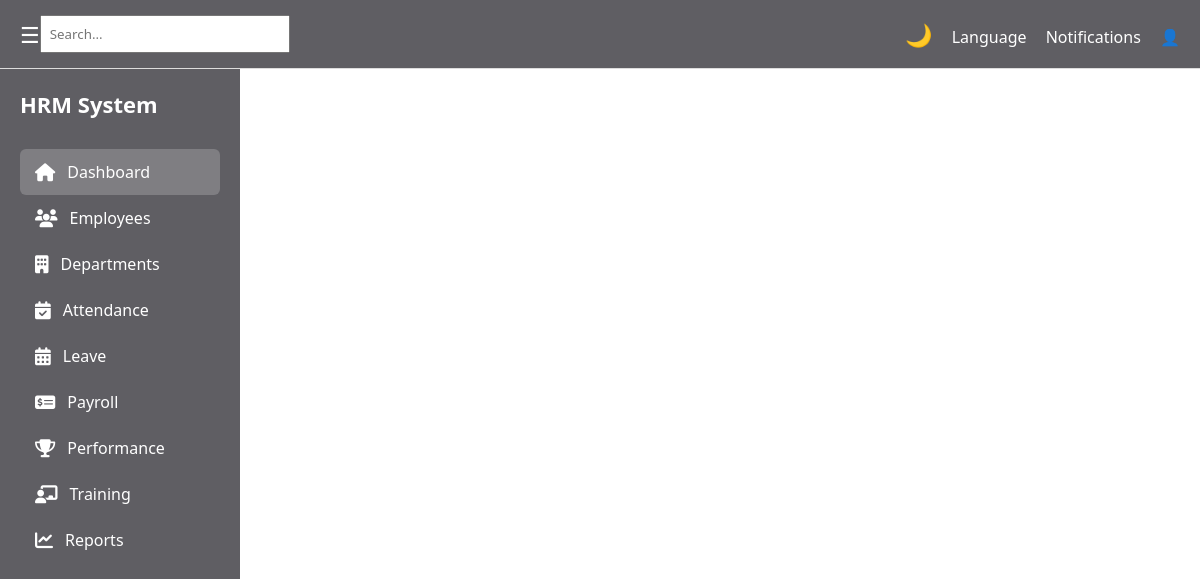
Page /hr/employees/ on the earlier database version.
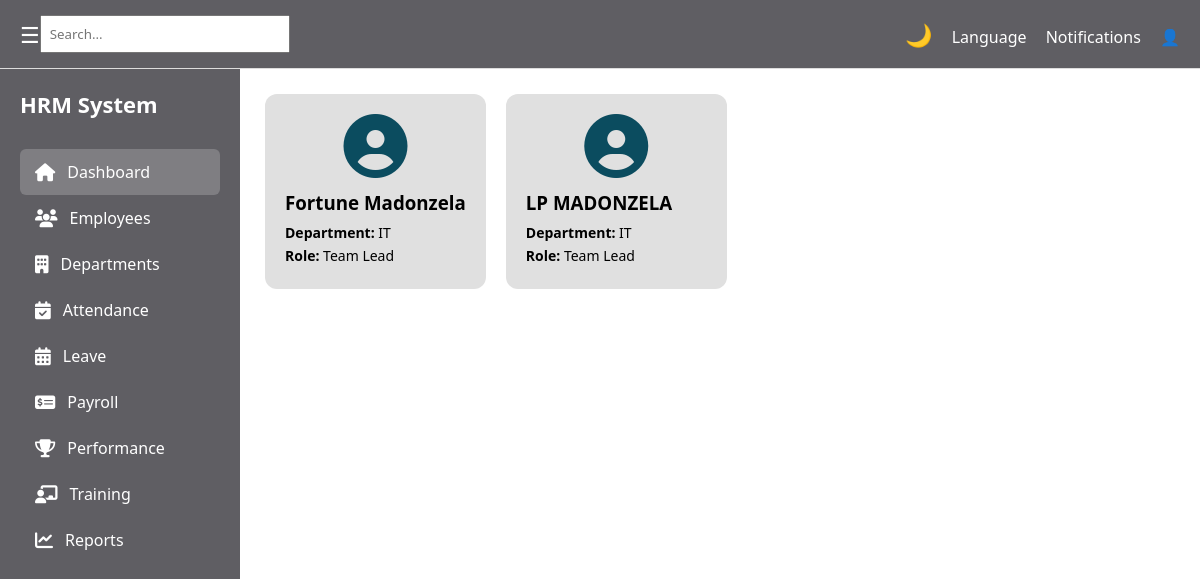
Same page on the later database version.
### hr/models.py (models this page shows, shortened)
class Employee(models.Model):
    user = models.OneToOneField(User, on_delete=models.CASCADE)
    department = models.ForeignKey(Department, on_delete=models.CASCADE)
    first_name = models.CharField(max_length=50)
    last_name = models.CharField(max_length=50)
    email = models.EmailField(unique=True)
    role = models.ForeignKey(Role, on_delete=models.CASCADE)
    date_joined = models.DateField(auto_now_add=True)

class Department(models.Model):
    name = models.CharField(max_length=100)
    description = models.TextField(blank=True)
    def __str__(self):
        return self.name

class Role(models.Model):
    name = models.CharField(max_length=100)
    description = models.TextField(blank=True)
    def __str__(self):
        return self.name

### hr/views.py (the view)
class EmployeesView(View):
    def get(self, request):
        template = loader.get_template('hr/pages/employees.html')
        employees = Employee.objects.all()
        context = {
            'employees': employees,
            'department_count': Department.objects.count(),
        }
        return HttpResponse(template.render(context, request))

### hr/templates/hr/pages/employees.html
{% extends "hr/base/base.html" %}
{% block content %}
<section class="content">
            <div class="employee-table">
               {% for employee in employees%}
                <div class="employee-card">
                    <div class="emp-photo">
                        <i class="fas fa-user-circle"></i>
                    </div>
                    <div class="emp-info">
                        <h3>{{employee.first_name}} {{employee.last_name}}</h3>
                        <p><strong>Department:</strong> {{employee.department}}</p>
                        <p><strong>Role:</strong> {{employee.role}}</p>
                    </div>
                </div>
                {% endfor %}
            </div>
        </section>
{% endblock %}

### hr/templates/hr/base/base.html (shortened to what this page needs)
{% load static %}
<!DOCTYPE html>
<html lang="en">
    <head>
        <link rel="stylesheet" href="https://cdnjs.cloudflare.com/ajax/libs/font-awesome/6.4.0/css/all.min.css">
        <link rel="stylesheet" href="{% static 'hr/css/style.css' %}">
    </head>
    <body>
        {% include 'hr/essentials/topbar.html' %}
     <div class="layout">
        {% include 'hr/essentials/sidebar.html' %}
        <div id="main" class="main-content">
                {% block content %}{% endblock %}
        </div>
    </div>
    </body>
</html>

### hr/templates/hr/essentials/topbar.html
<div class="topbar">
        <div class="left-top">
            <button class="toggle-btn" onclick="toggleSidebar()">☰</button>
            <input type="text" placeholder="Search...">
        </div>
    <div class="top-actions">
        <button class="mode-btn" onclick="toggleMode()">🌙</button>
        <span>Language</span>
        <span>Notifications</span>
        <span>👤</span>
    </div>
</div>

### hr/templates/hr/essentials/sidebar.html
<aside class="sidebar">
    <div class="logo">HRM System</div>
    <ul class="menu">
        <li class="active"><i class="fas fa-home"></i> <span class="menu-text"><a href="{% url 'dashboard' %}">Dashboard</a></span></li>
        <li><i class="fas fa-users"></i> <span class="menu-text"><a href="{% url 'employees' %}">Employees</a></span></li>
        <li><i class="fas fa-building"></i> <span class="menu-text"><a href="departments.html">Departments</a></span></li>
        <li><i class="fas fa-calendar-check"></i> <span class="menu-text"><a href="attendance.html">Attendance</a></span></li>
        <li><i class="fas fa-calendar-alt"></i> <span class="menu-text"><a href="{% url 'leave-list' %}">Leave</a></span></li>
        <li><i class="fas fa-money-check-alt"></i> <span class="menu-text"><a href="payroll.html">Payroll</a></span></li>
        <li><i class="fas fa-trophy"></i> <span class="menu-text"><a href="performance.html">Performance</a></span></li>
        <li><i class="fas fa-chalkboard-teacher"></i> <span class="menu-text"><a href="training.html">Training</a></span></li>
        <li><i class="fas fa-chart-line"></i> <span class="menu-text"><a href="reports.html">Reports</a></span></li>
    </ul>
</aside>

### hr/static/hr/css/style.css (style rules this page uses)
* { margin: 0; padding: 0; box-sizing: border-box; font-family: "Segoe UI", sans-serif; }
body { background: white; transition: background 0.3s, color 0.3s; }
.layout { display: flex; height: 100vh; }
.sidebar { width: 240px; background: rgb(95, 94, 99); padding: 20px; color: white; transition: width 0.3s ease, left 0.3s ease; }
.logo { margin-bottom: 30px; font-size: 22px; font-weight: bold; }
.menu { list-style: none; }
.menu li { display: flex; align-items: center; padding: 12px 15px; cursor: pointer; border-radius: 6px; transition: background 0.3s; }
.menu li i { margin-right: 12px; font-size: 18px; }
.sidebar a, .sidebar .menu-text, .sidebar i { color: white; text-decoration: none; }
.menu li:hover, .menu li.active { background: rgba(255, 255, 255, 0.2); }
.topbar { background: rgb(95, 94, 99); padding: 15px 20px; color: white; display: flex; justify-content: space-between; align-items: center; border-bottom: 1px solid #ddd; }
.left-top { display: flex; align-items: center; }
.topbar input { padding: 8px; width: 250px; transition: width 0.3s ease; }
.top-actions span, .mode-btn { margin-left: 15px; cursor: pointer; }
.toggle-btn, .mode-btn { background: none; border: none; color: white; font-size: 22px; cursor: pointer; transition: transform 0.2s; }
.content { padding: 25px; color: #000; }
.content h1, .content p, .content .card, .content .box { color: #000; }
.employee-table { display: grid; grid-template-columns: repeat(3, 1fr); gap: 20px; }
.employee-card { display: grid; grid-template-columns: 1fr; background: #e0e0e0; padding: 20px; border-radius: 12px; transition: transform 0.3s, box-shadow 0.3s; }
.emp-photo { display: flex; justify-content: center; align-items: center; margin-bottom: 12px; }
.emp-photo i { font-size: 64px; color: #0b4c5f; line-height: 1; }
.emp-info h3 { margin-bottom: 8px; }
.emp-info p, .emp-details p, .emp-actions p { font-size: 14px; color: black; margin-bottom: 4px; }
body { margin: 0; font-family: "Segoe UI", sans-serif; height: 100vh; }

Differences in the rows shown:
added Employee: first_name "Fortune", last_name "Madonzela", department "IT", role "Team Lead"
added Employee: first_name "LP", last_name "MADONZELA", department "IT", role "Team Lead"
